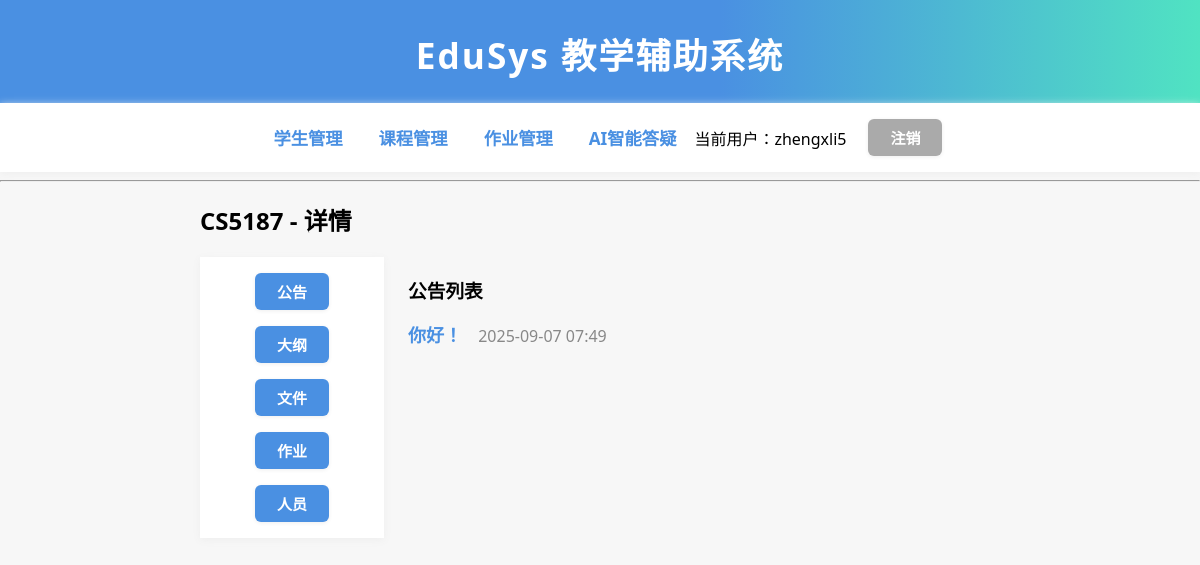
/courses/1/announcement/ (signed in), run on the app's committed database.
### users/models.py (models this page shows, shortened)
class User(AbstractUser):
	user_id = models.CharField(max_length=20, unique=True, verbose_name='学号/工号')

### courses/models.py (models this page shows, shortened)
class Course(models.Model):
	name = models.CharField(max_length=100, verbose_name='课程名称')
	teacher = models.CharField(max_length=50, verbose_name='授课教师')
	students = models.ManyToManyField(Student, blank=True, related_name='courses', verbose_name='学生列表')
	outline = models.TextField(blank=True, verbose_name='课程大纲')

class Announcement(models.Model):
	course = models.ForeignKey(Course, on_delete=models.CASCADE, related_name='announcements')
	title = models.CharField(max_length=100)
	content = models.TextField()
	created_at = models.DateTimeField(default=timezone.now)

### courses/views.py (the view)
# urls.py: path('<int:course_id>/announcement/', views.course_announcement, name='course_announcement'),
def course_announcement(request, course_id):
	course = get_object_or_404(Course, id=course_id)
	announcements = course.announcements.order_by('-created_at')
	return render(request, 'courses/course_announcement.html', {
		'course': course,
		'announcements': announcements
	})

### courses/templates/courses/course_announcement.html (shortened to what this page needs)
{% extends 'courses/course_detail.html' %}
{% block course_content %}
<h3>公告列表</h3>
<ul style="list-style:none;padding:0;width:100%;max-width:1600px;margin:auto;">
	{% for announcement in announcements %}
	<li style="margin-bottom:18px;">
		<a href="{% url 'announcement_detail' course.id announcement.id %}" style="font-size:18px;color:#4a90e2;font-weight:bold;text-decoration:none;">{{ announcement.title }}</a>
		<span style="color:#888;margin-left:12px;">{{ announcement.created_at|date:'Y-m-d H:i' }}</span>
	</li>
	{% empty %}
	<li style="color:#aaa;">暂无公告</li>
	{% endfor %}
</ul>
{% endblock %}

### courses/templates/courses/course_detail.html
{% extends 'base.html' %}
{% block content %}
<h2>{{ course.name }} - 详情</h2>
<div style="display:flex;gap:24px;">
    <nav style="display:flex;flex-direction:column;gap:12px;min-width:120px;">
    <a href="{% url 'course_announcement' course.id %}" class="btn">公告</a>
    <a href="{% url 'course_outline' course.id %}" class="btn">大纲</a>
    <a href="{% url 'course_files' course.id %}" class="btn">文件</a>
    <a href="{% url 'assignment_list' course.id %}" class="btn">作业</a>
    <a href="{% url 'course_people' course.id %}" class="btn">人员</a>
    </nav>
    <div style="flex:1;">
        {% block course_content %}{% endblock %}
    </div>
</div>
{% endblock %}

### students/templates/base.html (shortened to what this page needs)
<!DOCTYPE html>
<html>
<head>
</head>
<body>
    <h1>EduSys 教学辅助系统</h1>
    {% if '/users/login/' not in request.path and '/users/register/' not in request.path %}
    <nav>
        <a href="/students/">学生管理</a>
        <a href="/courses/">课程管理</a>
        <a href="/assignments/">作业管理</a>
        <a href="/agents/ai-assistant/">AI智能答疑</a>
        {% if request.user.is_authenticated %}
            <span style="margin-right:20px;">当前用户：{{ request.user.username }}</span>
            <a href="/users/logout/" class="btn-cancel">注销</a>
        {% else %}
            <a href="/users/login/">用户登录</a>
        {% endif %}
    </nav>
    {% endif %}
    <hr>
    <div style="max-width: 800px; margin: auto;">
        {% block content %}{% endblock %}
    </div>
</body>
</html>

### students/templates/base.html (style rules this page uses)
body { font-family: 'Segoe UI', Arial, sans-serif; background: #f7f7f7; margin: 0; padding: 0; }
h1 { background: linear-gradient(90deg,#4a90e2 60%,#50e3c2 100%); color: #fff; padding: 28px 0 24px 0; margin: 0; text-align:center; font-size:2.2rem; letter-spacing:2px; box-shadow:0 2px 12px #e0eafc; }
nav { background: #fff; padding: 14px 32px; box-shadow:0 2px 8px #eee; display:flex;align-items:center;justify-content:center;flex-wrap:wrap; }
nav a { margin: 0 18px; color: #4a90e2; text-decoration: none; font-weight: bold; font-size: 1.08rem; transition: color 0.2s; }
.btn, .btn-edit, .btn-delete, .btn-cancel { display: inline-block; padding: 8px 22px; margin: 2px; border-radius: 6px; text-decoration: none; font-size: 15px; font-weight:bold; box-shadow:0 1px 4px #eee; border:none; transition:background 0.2s; }
.btn { background: #4a90e2; color: #fff; }
.btn-cancel { background: #aaa; color: #fff; }

### data on the page
User: user.username "zhengxli5"
Course: name "CS5187"
Announcement: title "你好！", created_at "2025-09-07 07:49"
